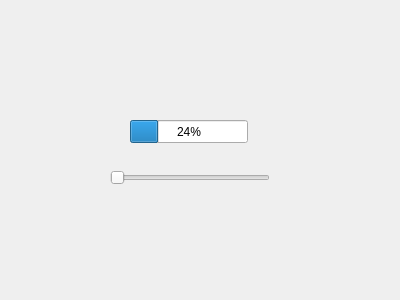
<?xml version="1.0" encoding="UTF-8"?>
<ui version="4.0">
 <class>Battery</class>
 <widget class="QWidget" name="Battery">
  <property name="geometry">
   <rect>
    <x>0</x>
    <y>0</y>
    <width>400</width>
    <height>300</height>
   </rect>
  </property>
  <property name="windowTitle">
   <string>Battery</string>
  </property>
  <widget class="QSlider" name="horizontalSlider">
   <property name="geometry">
    <rect>
     <x>110</x>
     <y>170</y>
     <width>160</width>
     <height>16</height>
    </rect>
   </property>
   <property name="orientation">
    <enum>Qt::Horizontal</enum>
   </property>
  </widget>
  <widget class="QProgressBar" name="progressBar">
   <property name="geometry">
    <rect>
     <x>130</x>
     <y>120</y>
     <width>118</width>
     <height>23</height>
    </rect>
   </property>
   <property name="value">
    <number>24</number>
   </property>
  </widget>
 </widget>
 <resources/>
 <connections/>
</ui>
